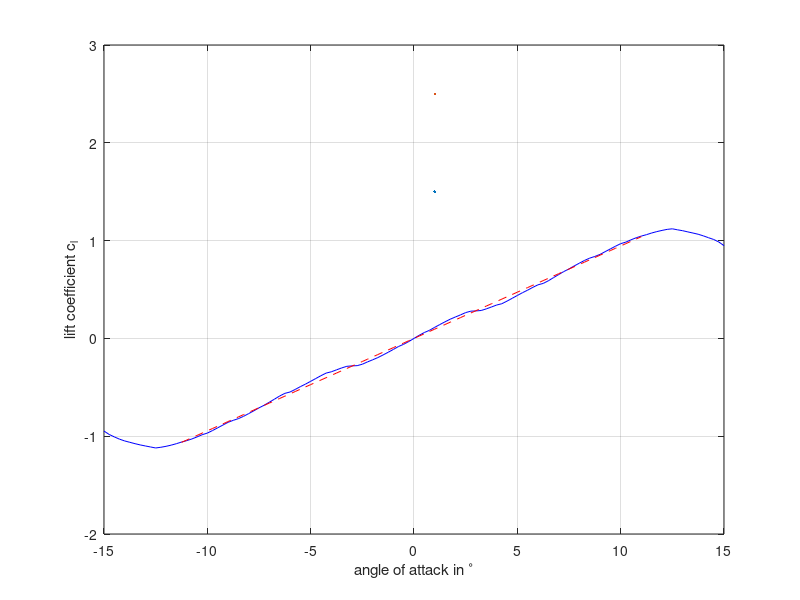

MATLAB code to generate this figure: (Note: this script raises an error after producing the figure.)


%% NACA16009~ NACA16010 analysis
 

polars = [ -15.000  -0.9473   0.06052   0.05829  -0.0662   1.0000   0.0066
 -14.750  -0.9821   0.05354   0.05109  -0.0674   1.0000   0.0066
 -14.500  -1.0072   0.04896   0.04634  -0.0662   1.0000   0.0066
 -14.250  -1.0302   0.04526   0.04245  -0.0636   1.0000   0.0066
 -14.000  -1.0484   0.04247   0.03951  -0.0601   1.0000   0.0066
 -13.750  -1.0624   0.04034   0.03727  -0.0562   1.0000   0.0066
 -13.500  -1.0763   0.03844   0.03523  -0.0517   1.0000   0.0067
 -13.250  -1.0890   0.03679   0.03347  -0.0468   1.0000   0.0068
 -13.000  -1.0997   0.03542   0.03197  -0.0418   1.0000   0.0068
 -12.750  -1.1100   0.03415   0.03059  -0.0365   1.0000   0.0069
 -12.500  -1.1203   0.03296   0.02928  -0.0308   1.0000   0.0069
 -12.250  -1.1131   0.03156   0.02773  -0.0288   0.9991   0.0071
 -12.000  -1.1035   0.02992   0.02590  -0.0271   0.9978   0.0072
 -11.750  -1.0914   0.02839   0.02420  -0.0257   0.9965   0.0074
 -11.500  -1.0767   0.02702   0.02264  -0.0245   0.9954   0.0076
 -11.250  -1.0600   0.02570   0.02114  -0.0236   0.9945   0.0078
 -11.000  -1.0455   0.02455   0.01983  -0.0220   0.9927   0.0081
 -10.750  -1.0283   0.02350   0.01863  -0.0207   0.9907   0.0083
 -10.500  -1.0074   0.02267   0.01767  -0.0202   0.9891   0.0085
 -10.250  -0.9848   0.02185   0.01672  -0.0199   0.9878   0.0087
 -10.000  -0.9682   0.01966   0.01429  -0.0188   0.9868   0.0094
  -9.750  -0.9422   0.01912   0.01370  -0.0192   0.9858   0.0099
  -9.500  -0.9144   0.01867   0.01322  -0.0199   0.9851   0.0104
  -9.250  -0.8864   0.01810   0.01258  -0.0206   0.9844   0.0110
  -9.000  -0.8584   0.01749   0.01188  -0.0213   0.9839   0.0115
  -8.750  -0.8381   0.01703   0.01136  -0.0202   0.9816   0.0118
  -8.500  -0.8204   0.01613   0.01034  -0.0186   0.9788   0.0125
  -8.250  -0.7970   0.01541   0.00958  -0.0182   0.9770   0.0134
  -8.000  -0.7689   0.01506   0.00922  -0.0188   0.9758   0.0143
  -7.750  -0.7404   0.01470   0.00884  -0.0195   0.9748   0.0153
  -7.500  -0.7100   0.01446   0.00856  -0.0205   0.9741   0.0162
  -7.250  -0.6834   0.01368   0.00773  -0.0208   0.9733   0.0180
  -7.000  -0.6524   0.01337   0.00742  -0.0221   0.9727   0.0195
  -6.750  -0.6210   0.01308   0.00712  -0.0233   0.9722   0.0211
  -6.500  -0.5889   0.01292   0.00695  -0.0247   0.9718   0.0221
  -6.250  -0.5620   0.01222   0.00621  -0.0250   0.9711   0.0254
  -6.000  -0.5481   0.01206   0.00604  -0.0222   0.9663   0.0271
  -5.750  -0.5221   0.01182   0.00578  -0.0221   0.9642   0.0288
  -5.500  -0.4933   0.01163   0.00558  -0.0227   0.9628   0.0298
  -5.250  -0.4673   0.01110   0.00500  -0.0226   0.9614   0.0339
  -5.000  -0.4388   0.01081   0.00471  -0.0231   0.9603   0.0367
  -4.750  -0.4098   0.01057   0.00445  -0.0237   0.9593   0.0389
  -4.500  -0.3810   0.01028   0.00415  -0.0242   0.9582   0.0434
  -4.250  -0.3545   0.01001   0.00391  -0.0242   0.9567   0.0522
  -4.000  -0.3413   0.00967   0.00375  -0.0212   0.9517   0.0891
  -3.750  -0.3215   0.00914   0.00350  -0.0199   0.9490   0.1576
  -3.500  -0.3020   0.00848   0.00322  -0.0186   0.9468   0.2531
  -3.250  -0.2854   0.00766   0.00290  -0.0166   0.9446   0.3871
  -3.000  -0.2810   0.00693   0.00269  -0.0119   0.9397   0.5228
  -2.750  -0.2785   0.00619   0.00246  -0.0064   0.9346   0.6530
  -2.500  -0.2640   0.00572   0.00231  -0.0034   0.9320   0.7383
  -2.250  -0.2403   0.00551   0.00225  -0.0024   0.9302   0.7853
  -2.000  -0.2188   0.00545   0.00226  -0.0010   0.9272   0.8131
  -1.750  -0.1961   0.00542   0.00226   0.0001   0.9238   0.8315
  -1.500  -0.1696   0.00538   0.00225   0.0003   0.9213   0.8459
  -1.250  -0.1418   0.00535   0.00223   0.0003   0.9193   0.8595
  -1.000  -0.1129   0.00542   0.00237   0.0003   0.9176   0.8801
  -0.750  -0.0829   0.00554   0.00250   0.0000   0.9160   0.8926
  -0.500  -0.0601   0.00562   0.00260   0.0011   0.9125   0.9001
  -0.250  -0.0316   0.00566   0.00265   0.0009   0.9095   0.9041
   0.000   0.0000   0.00569   0.00268   0.0000   0.9069   0.9069
   0.250   0.0316   0.00566   0.00264  -0.0009   0.9040   0.9095
   0.500   0.0601   0.00562   0.00260  -0.0011   0.9001   0.9125
   0.750   0.0829   0.00554   0.00250   0.0000   0.8926   0.9160
   1.000   0.1129   0.00542   0.00237  -0.0003   0.8803   0.9176
   1.250   0.1417   0.00535   0.00224  -0.0003   0.8598   0.9193
   1.500   0.1695   0.00538   0.00225  -0.0003   0.8458   0.9213
   1.750   0.1961   0.00542   0.00226  -0.0001   0.8316   0.9238
   2.000   0.2187   0.00545   0.00226   0.0011   0.8128   0.9272
   2.250   0.2404   0.00551   0.00225   0.0024   0.7856   0.9302
   2.500   0.2640   0.00572   0.00231   0.0034   0.7385   0.9320
   2.750   0.2785   0.00619   0.00246   0.0063   0.6530   0.9347
   3.000   0.2811   0.00692   0.00269   0.0118   0.5235   0.9397
   3.250   0.2854   0.00766   0.00290   0.0166   0.3865   0.9446
   3.500   0.3020   0.00848   0.00322   0.0186   0.2529   0.9468
   3.750   0.3215   0.00914   0.00350   0.0199   0.1574   0.9490
   4.000   0.3413   0.00967   0.00375   0.0212   0.0889   0.9518
   4.250   0.3546   0.01001   0.00391   0.0242   0.0521   0.9567
   4.500   0.3810   0.01028   0.00415   0.0242   0.0433   0.9582
   4.750   0.4099   0.01057   0.00445   0.0237   0.0389   0.9593
   5.000   0.4390   0.01081   0.00471   0.0231   0.0366   0.9603
   5.250   0.4675   0.01110   0.00500   0.0226   0.0338   0.9614
   5.500   0.4935   0.01163   0.00558   0.0226   0.0298   0.9629
   5.750   0.5221   0.01182   0.00578   0.0221   0.0288   0.9643
   6.000   0.5480   0.01206   0.00604   0.0222   0.0271   0.9663
   6.250   0.5621   0.01222   0.00621   0.0250   0.0254   0.9711
   6.500   0.5891   0.01291   0.00694   0.0246   0.0221   0.9718
   6.750   0.6213   0.01308   0.00712   0.0232   0.0211   0.9723
   7.000   0.6527   0.01336   0.00742   0.0220   0.0195   0.9727
   7.250   0.6837   0.01367   0.00772   0.0208   0.0180   0.9733
   7.500   0.7105   0.01444   0.00854   0.0204   0.0162   0.9741
   7.750   0.7406   0.01470   0.00884   0.0194   0.0153   0.9749
   8.000   0.7691   0.01506   0.00923   0.0188   0.0143   0.9759
   8.250   0.7971   0.01542   0.00959   0.0182   0.0135   0.9771
   8.500   0.8207   0.01611   0.01033   0.0185   0.0125   0.9788
   8.750   0.8380   0.01701   0.01134   0.0202   0.0118   0.9817
   9.000   0.8588   0.01747   0.01187   0.0212   0.0115   0.9839
   9.250   0.8869   0.01808   0.01256   0.0205   0.0109   0.9845
   9.500   0.9148   0.01867   0.01322   0.0198   0.0104   0.9851
   9.750   0.9426   0.01913   0.01371   0.0191   0.0099   0.9858
  10.000   0.9687   0.01966   0.01429   0.0187   0.0094   0.9868
  10.250   0.9846   0.02200   0.01689   0.0199   0.0087   0.9878
  10.500   1.0081   0.02265   0.01765   0.0200   0.0085   0.9891
  10.750   1.0289   0.02353   0.01866   0.0206   0.0083   0.9908
  11.000   1.0462   0.02453   0.01981   0.0218   0.0081   0.9928
  11.250   1.0608   0.02569   0.02113   0.0234   0.0078   0.9945
  11.500   1.0778   0.02697   0.02258   0.0243   0.0076   0.9954
  11.750   1.0920   0.02841   0.02422   0.0256   0.0074   0.9965
  12.000   1.1042   0.02992   0.02591   0.0270   0.0072   0.9978
  12.250   1.1149   0.03143   0.02759   0.0285   0.0071   0.9991
  12.500   1.1206   0.03293   0.02925   0.0308   0.0069   1.0000
  12.750   1.1103   0.03412   0.03056   0.0364   0.0069   1.0000
  13.000   1.1012   0.03528   0.03182   0.0416   0.0068   1.0000
  13.250   1.0890   0.03678   0.03345   0.0468   0.0068   1.0000
  13.500   1.0773   0.03834   0.03513   0.0516   0.0067   1.0000
  13.750   1.0650   0.04011   0.03701   0.0560   0.0066   1.0000
  14.000   1.0485   0.04246   0.03951   0.0602   0.0066   1.0000
  14.250   1.0296   0.04532   0.04253   0.0637   0.0066   1.0000
  14.500   1.0115   0.04853   0.04587   0.0661   0.0065   1.0000
  14.750   0.9856   0.05318   0.05071   0.0674   0.0065   1.0000
  15.000   0.9485   0.06048   0.05824   0.0661   0.0066   1.0000];

x =polars(16:end-16,1);
y = polars(16:end-16,2);
p = polyfit(x,y,1);
cl_slope = p(1) * 180/pi
cl_slope_y = polyval(p,x);
plot(polars(:,1),polars(:,2),'b',LineWidth=1.5)
hold on
plot(x,cl_slope_y,'--r',LineWidth=2.5)
grid on
xlabel('angle of attack in ^\circ')
ylabel('lift coefficient c_l')
leg2 = "linear fit : c_{l,\alpha} = "+num2str(cl_slope,3)
legend('XFOIL data',leg2)

%% DOUBLE POINT MASS conversion
clc
inch2m = 0.0254;
lb2kg = 0.453592
g = 9.81; 
m2inch = 39.3701
g = g*m2inch;

W = 3.48;
ICG = 0.0382*g;
IEA = 0.0384*g;
EI = 0.1407E6;
GJ = 0.0692E6;
c = 8;
b = 48;


W = W*lb2kg
c = c*inch2m;
b = b*inch2m;
EI = EI*lb2kg*inch2m^2
GJ = GJ*lb2kg*inch2m^2
ICG = ICG*lb2kg*inch2m^2;
IEA = IEA*lb2kg*inch2m^2;

Wl = W/b
ICGl = ICG/b
IEAl = IEA/b
EIl = EI/b
GJl = GJ/b


XEA = 0.437*c;
WW_W = [0.917 0.931 0.940 0.946 0.954 0.917];
eW = [-0.818 -0.578 -0.360 -0.140 0.034 0.5];
IW_IEA = [4.26 2.86 2.04 1.555 1.56 2.27];



IWEA = IEA*IW_IEA
MW = W*WW_W
MW2 = MW/2
dWEA = 0.5*eW*c
IW = IWEA-dWEA.*dWEA.*MW

RW = sqrt(IW./MW)
XCGW = XEA+dWEA;
XM1 = XCGW-RW;
XM2 = XCGW+RW;



